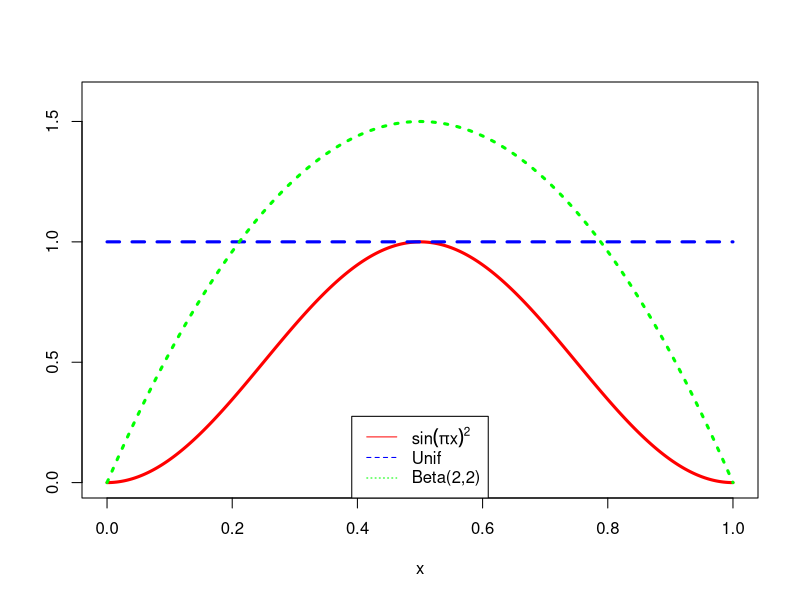
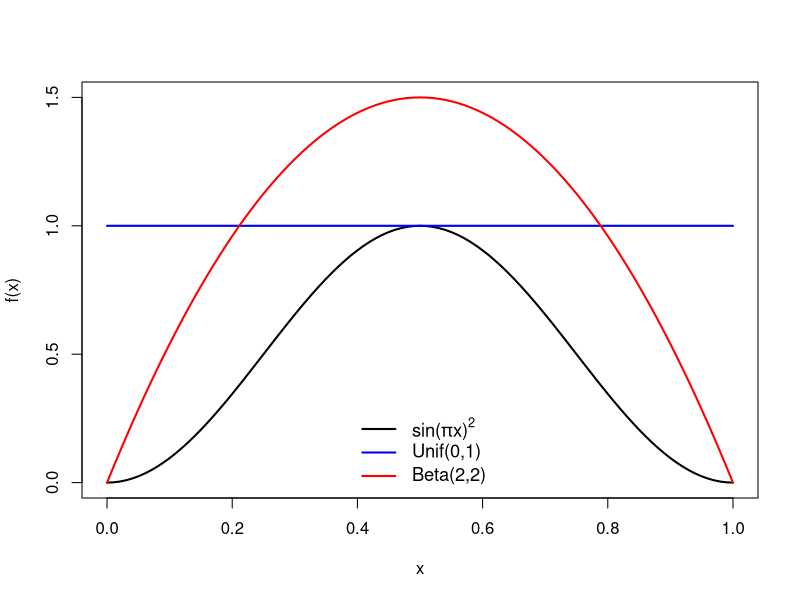
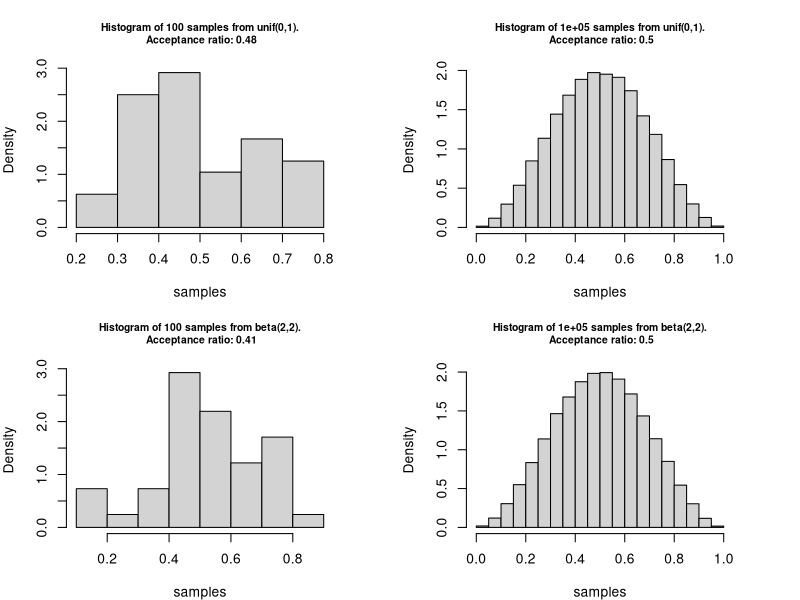

Write R code to recreate these figures, in order.
## ---- chunk 1
x <- seq(0,1,length=1000)
f <- function(x) {sin(pi*x)^2}
fx <- f(x)

# plot fx and unif on the same plot
plot(x, fx, type='l', lwd=3, col='red', ylab = '', ylim=c(0, 1.6))
# par(new = T)
curve(dunif, add=T, type='l', col='blue', lty=2, lwd=3,
     ylab = '', ylim=c(0, 1.6))
# par(new = T)
curve(dbeta(x, 2,2), add=T, type='l', col='green', lty=3, lwd=3, 
     ylab = '', ylim=c(0, 1.6))
legend("bottom", 
       lty = c(1,2,3), 
       col = c("red", "blue", "green"),
       legend = c(expression(sin(pi*x)^2), "Unif", "Beta(2,2)"))
## ---- chunk 2
set.seed(2022)
# rejection sampling steps
# 1. sample x from g
# 2. sample y|x from unif(0, g(x)); use normalizing to envelope f constant if needed
# 3. if y <= f(x), accept x
rej_sampling <- function(nsim, f, envelope, par1, par2) {
  # step 1
  if (envelope=='unif') {
    x <- runif(nsim, min=par1, max=par2)
    z <- x[lapply(dunif(x,0,1), runif, n=nsim, min=0)[[1]] < f(x)]
    } 
  else if (envelope=='beta') {
    x <- rbeta(nsim, shape1=par1, shape2=par2)
    z <- x[lapply(dbeta(x,2,2), runif, n=nsim, min=0)[[1]] < f(x)]
  }
  # step 2
  # step 3
  acceptance <- length(z)/nsim
  print(acceptance)
  return(z)
}

unif_100 <- rej_sampling(100, f, 'unif', 0, 1)
beta_100 <- rej_sampling(100, f, 'beta', 2, 2)
# unif_100000 <- rej_sampling(10e5, f, 'unif', 0, 1)
# beta_100000 <- rej_sampling(10e5, f, 'beta', 2, 2)
# Terrible code uses too much memory and time -- refer to the provided code

## ---- chunk 3
knitr::opts_chunk$set(echo = FALSE)
set.seed(1)
## ---- chunk 4
# grid of points
x <- seq(0, 1, 10^-2)
## ---- chunk 5
fx <- function(x) sin(pi * x)^2
plot(fx, xlim = c(0,1), ylim = c(0,1.5), ylab = "f(x)", lwd = 2)
curve(dunif, add = TRUE, col = "blue", lwd = 2)
curve(dbeta(x,2,2), add = TRUE, col = "red", lwd = 2)
legend("bottom", legend = c(expression(paste("sin(",pi,"x)"^"2")),"Unif(0,1)",
"Beta(2,2)"), col = c("black", "blue", "red"), lty = c(1,1,1), bty = "n", cex = 1.1, lwd = 2)
## ---- chunk 6
sim_fun <- function(f, envelope = "unif", par1 = 0, par2 = 1, n = 10^2, plot = TRUE){
  
  r_envelope <- match.fun(paste0("r", envelope))
  d_envelope <- match.fun(paste0("d", envelope))
  proposal <- r_envelope(n, par1, par2)
  density_ratio <- f(proposal) / d_envelope(proposal, par1, par2)
  samples <- proposal[runif(n) < density_ratio]
  acceptance_ratio <- length(samples) / n
  if (plot) {
    hist(samples, probability = TRUE, 
         main = paste0("Histogram of ", 
                       n, " samples from ", 
                       envelope, "(", par1, ",", par2,
                       ").\n Acceptance ratio: ",
                       round(acceptance_ratio,2)), 
                       cex.main = 0.75)
  }
  list(x = samples, acceptance_ratio = acceptance_ratio)
}
## ---- chunk 7
par(mfrow = c(2,2), mar = rep(4, 4))
unif_1 <- sim_fun(fx, envelope = "unif", par1 = 0, par2 = 1, n = 10^2) 
unif_2 <- sim_fun(fx, envelope = "unif", par1 = 0, par2 = 1, n = 10^5)
beta_1 <- sim_fun(fx, envelope = "beta", par1 = 2, par2 = 2, n = 10^2) 
beta_2 <- sim_fun(fx, envelope = "beta", par1 = 2, par2 = 2, n = 10^5)
## ---- chunk 8
par(mfrow = c(1,1))
